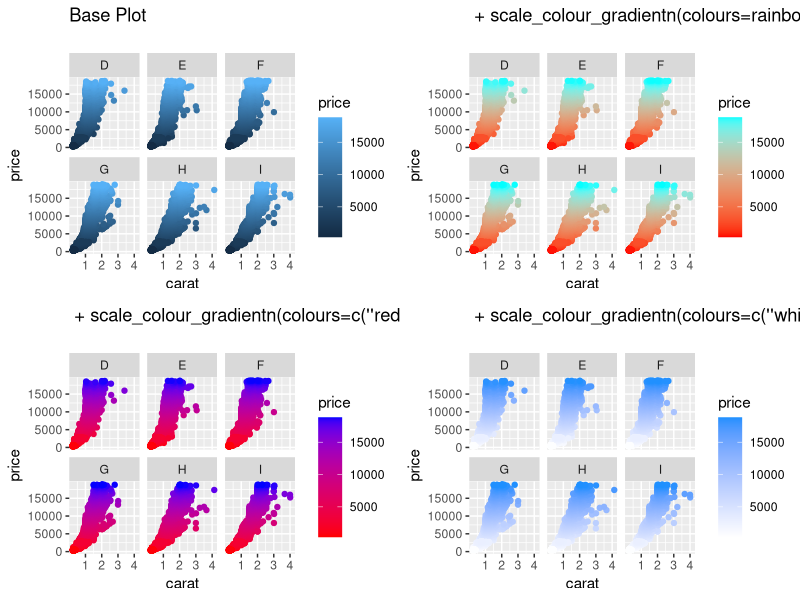

This chart was generated by the following R code:
#Load ggplot default data: Diamonds
  library(ggplot2)
  library(gridExtra)
data(diamonds)
head(diamonds)
diamonds <-     diamonds[diamonds$color < "J",]
#http://127.0.0.1:25615/library/ggplot2/html/diamonds.html
 
#Gradient Colors - Good For Continuous Scales
 
G5 <- ggplot(data = diamonds ) + geom_point(aes( x = carat, y = price, color=price)
) + facet_wrap(~color)   + labs(title = "Base Plot \n" )
 
G6 <- ggplot(data = diamonds ) + geom_point(aes( x = carat, y = price, color=price)
) + facet_wrap(~color) + scale_colour_gradientn(colours=rainbow(2))   + labs(title = " + scale_colour_gradientn(colours=rainbow(2)) \n" )
 
G7 <- ggplot(data = diamonds ) + geom_point(aes( x = carat, y = price, color=price)
) + facet_wrap(~color) + scale_colour_gradientn(colours=c("red", "blue"))   + labs(title = " + scale_colour_gradientn(colours=c(''red'', ''blue'')) \n" )
 
G8 <- ggplot(data = diamonds ) + geom_point(aes( x = carat, y = price, color=price)
) + facet_wrap(~color) + scale_colour_gradientn(colours=c("white", "dodgerblue")) + labs(title = " + scale_colour_gradientn(colours=c(''white'', ''dodgerblue'')) \n" )
 
Gradient2 <- grid.arrange(G5, G6, G7, G8, ncol=2)
